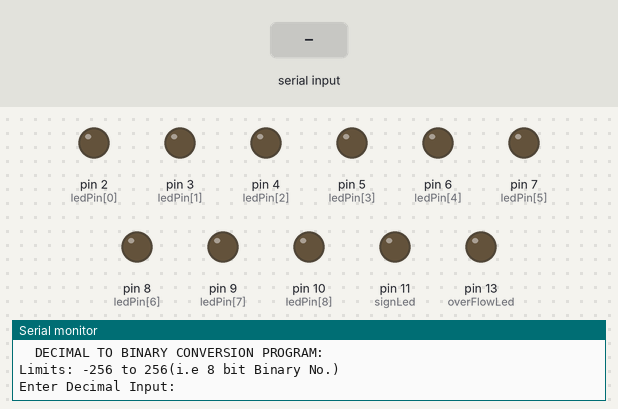
Bench run of a sketch on a simulated Arduino Uno, built with avr-gcc and run on an emulated ATmega328P. Parts: output pins drawn as LEDs (lit = HIGH), the last lines printed to the serial monitor. Inputs (shaded band) come from the test bench.

Above: at 1.2 s.
1.3 s: "90,45\n" received over Serial
At 2.1 s:
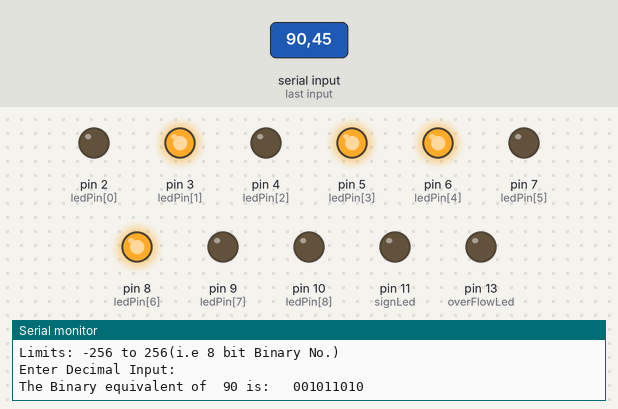
5.8 s: "30,150\n" received over Serial
At 8.1 s:
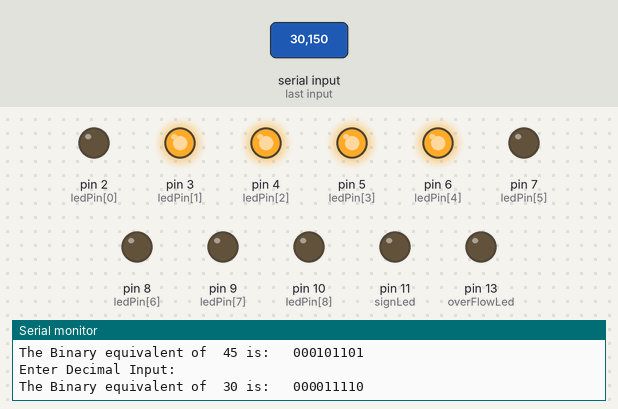
11.8 s: "5\n" received over Serial
At 14.2 s:
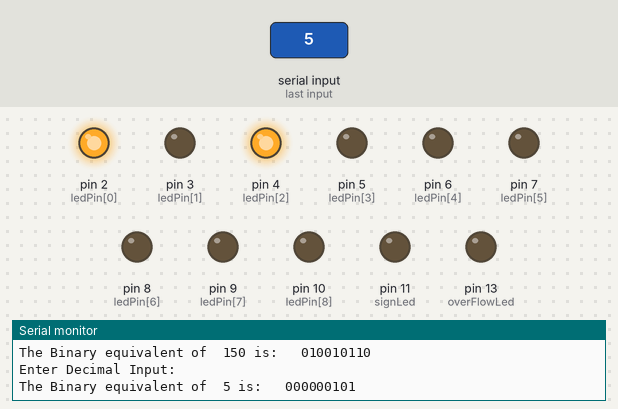
14.8 s: "200\n" received over Serial
At 16.6 s:
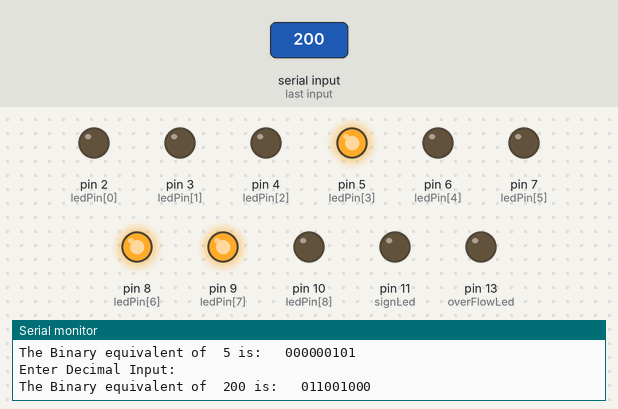
17.8 s: "90\n" received over Serial
At 20.2 s:
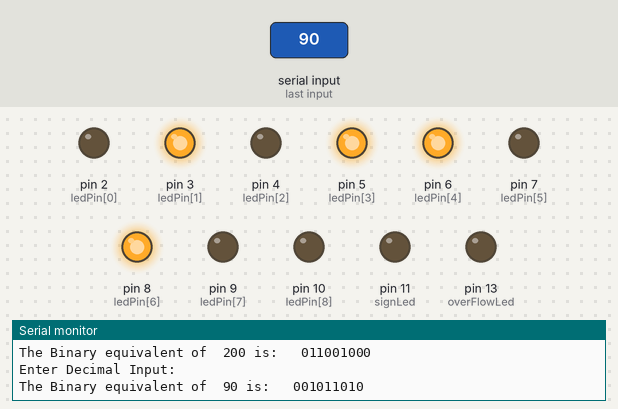
Timing chart, 0 to 24.8 s (numbered marks = the images above; inputs shaded):
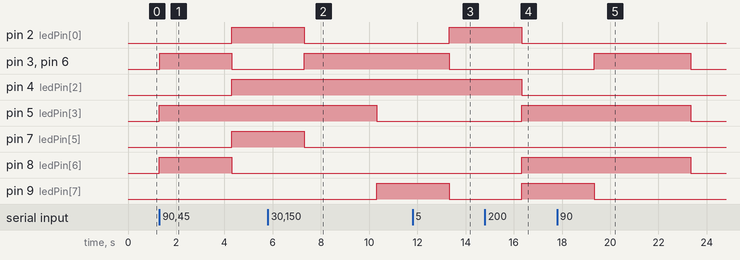

The sketch:

sketch_sep03a.ino
```cpp
const byte ledPin[]={2,3,4,5,6,7,8,9,10};
//Array of LEDs if Space is to be Saved then we can directly give LEDs as pinMode in Setup
const byte signLed=11;//1 gives indication of Negative value
const byte overFlowLed=13;//to indicate overflow of limit of 8 bits//13 BCOZ of Board's INBUILT LED

void setup()
{
    Serial.begin(9600);
    // set up all the LEDs as OUTPUT & LOW in order to Provide A Robust Design
    for (byte i = 0; i < sizeof(ledPin); i++)
    {
        pinMode(ledPin[i], OUTPUT);
       // digitalWrite(ledPin[i],LOW);
       //(In My Testing I didnt find any misbehaving LED So This Can Be skipped or if there is misbehaviour we can remove above comment)
    }

    //SignPin
    pinMode(signLed,OUTPUT);
   // digitalWrite(signLed,LOW);

    //OVERFLOW Pin
    pinMode(overFlowLed,OUTPUT);
    //digitalWrite(overFlowLed,LOW);

    Serial.println("\n\tDECIMAL TO BINARY CONVERSION PROGRAM:\nLimits: -256 to 256(i.e 8 bit Binary No.)");
}

void loop()
{
      //byte ctr=0;
      Serial.println("\n\nEnter Decimal Input: ");

      int input;
    //AS INPUT IF Taken IN Byte Then It Will Be Limited From 0-255 Only
    //i.e(NEGAVITE DECIMAL CAN'T Be Evaluate)
    //WE CAN USE THE SAME CODE FOR OTHER SYSTEM(HEX,OCT) AS WELL WITH SOME TWEAKS

      while (!Serial.available()) {} // ;
      //So as to wait untill further input is provided through Serial Monitor
      input=Serial.parseInt();
      Serial.print("The Binary equivalent of  ");
      Serial.print(input);
      Serial.print(" is: \t");

      for (byte i = 0; i < sizeof(ledPin); i++)
        digitalWrite(ledPin[i],LOW);//By default make each LED O/P as LOW
      digitalWrite(signLed,LOW);
      digitalWrite(overFlowLed,LOW);
      if(input<0)
      {
       // ctr++;
        digitalWrite(signLed,HIGH);
        Serial.print("(SignBit)1\t");  //("-");
      }

      if(abs(input)<=256)
      {
        for(byte i=sizeof(ledPin);i;i--)
        //As Byte is Used the loop was going on Continously because after i=0 and i--: i becomes i=255
          //so we have used i so that it fails on the value i=0
        {
            // By changing the 2 in the "pow" function
           //  we can change the Base of the system.
            if(abs(input) & round(pow(2,i-1)))
            {
              //ctr++;
              digitalWrite(ledPin[i-1],HIGH);
              Serial.print("1");

            //Testing Over Serial Monitor
            /*Serial.print("The LED no ");
              Serial.print(i);
              Serial.println(" is on.");
            */
            }
            else
            Serial.print("0");
        }
      }
      else
     {
      //ctr++;
      digitalWrite(overFlowLed,HIGH);
      Serial.println("\nOVERFLOW Ocuured So Can't Predict The Output!!\nLimits are:(-256 to 256)");
     }

      /*Serial.print("\n\nNo of LEDs On: ");
      Serial.println(ctr);
      */
      delay(3000);//Just A Simple Waiting Time for 3 Seconds

}
```

Measured:
- after the input at 1.3 s, pin 2 (ledPin[0]), pin 4 (ledPin[2]), pin 7 (ledPin[5]): LOW → HIGH after 3.0 s; pin 3 (ledPin[1]), pin 6 (ledPin[4]), pin 8 (ledPin[6]): LOW → HIGH at once, → LOW 3.0 s later; pin 5 (ledPin[3]): LOW → HIGH at once
- after the input at 5.8 s, pin 2 (ledPin[0]), pin 7 (ledPin[5]): HIGH → LOW after 1.5 s instead of 2.5 s; pin 3 (ledPin[1]), pin 6 (ledPin[4]): LOW → HIGH after 1.5 s; pin 4 (ledPin[2]): stays HIGH (without the input it goes to LOW after 2.5 s); pin 5 (ledPin[3]): HIGH → LOW after 4.5 s instead of 2.5 s; pin 9 (ledPin[7]): LOW → HIGH after 4.5 s
- after the input at 11.8 s, pin 2 (ledPin[0]): LOW → HIGH after 1.5 s; pin 3 (ledPin[1]), pin 6 (ledPin[4]), pin 9 (ledPin[7]): HIGH → LOW after 1.5 s instead of 2.5 s; pin 4 (ledPin[2]): stays HIGH (without the input it goes to LOW after 2.5 s)
- after the input at 14.8 s, pin 2 (ledPin[0]), pin 4 (ledPin[2]): HIGH → LOW after 1.5 s instead of 2.5 s; pin 5 (ledPin[3]), pin 8 (ledPin[6]), pin 9 (ledPin[7]): LOW → HIGH after 1.5 s
- after the input at 17.8 s, pin 3 (ledPin[1]), pin 6 (ledPin[4]): LOW → HIGH after 1.5 s, → LOW 4.0 s later; pin 5 (ledPin[3]), pin 8 (ledPin[6]): HIGH → LOW after 5.5 s instead of 2.5 s; pin 9 (ledPin[7]): HIGH → LOW after 1.5 s instead of 2.5 s
